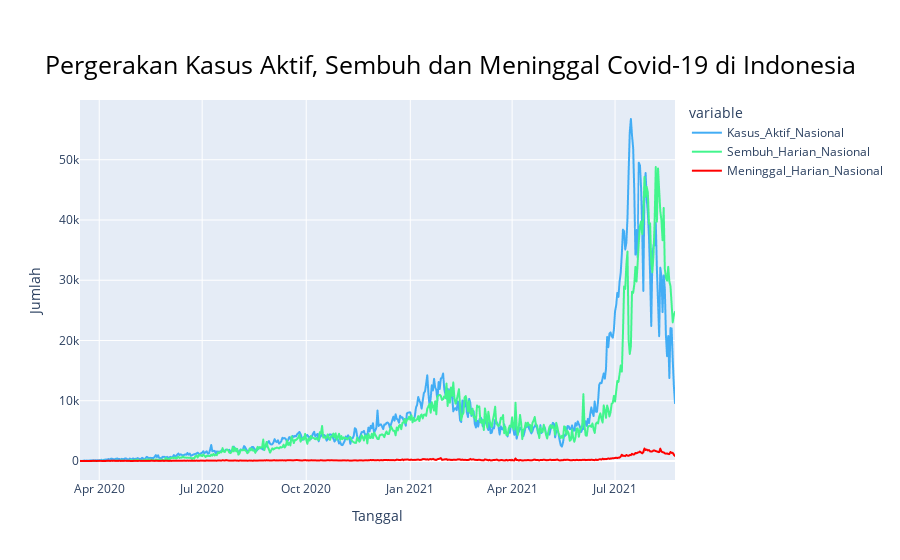

Notebook cell for this chart:
### Code cell
# fig,ax=plt.subplots(figsize=(16,6))

# daily_cases['Kasus_Aktif_Nasional'].plot(kind='line',ax=ax,label='Kasus Harian')
# daily_cases['Sembuh_Harian_Nasional'].plot(kind='line',ax=ax,label='Sembuh Harian')
# daily_cases['Meninggal_Harian_Nasional'].plot(kind='line',ax=ax,label='Kematian Harian')
# ax.set_xlabel('Tanggal')
# ax.set_title('Pergerakan Kasus Aktif, Sembuh dan Meninggal Covid-19 di Indonesia')
# ax.legend()




fig = px.line(daily_cases,x= daily_cases.index ,y=['Kasus_Aktif_Nasional', 'Sembuh_Harian_Nasional', 'Meninggal_Harian_Nasional'],
             labels= {"value" : "Jumlah" ,
                     "Date": "Tanggal"},
              title="Pergerakan Kasus Aktif, Sembuh dan Meninggal Covid-19 di Indonesia",
               color_discrete_map={
                 "Kasus_Aktif_Nasional": "#42adf5",
                 "Sembuh_Harian_Nasional": "#42f58d",
               "Meninggal_Harian_Nasional": "red"})

fig.update_layout(
    title_font_color="black",
    title_font_size=25,
    title={'y':0.9,'x':0.5})



# legend_name = ["Kasus Harian", "Sembuh Harian", "Meninggal Harian"]

# for idx, name in enumerate(legend_name):
#     fig.data[idx].name = name
#     fig.data[idx].hovertemplate = name
    
    
fig.show()

### Figure 1 — Plotly figure (JSON) as saved in the notebook; plotly's stock layout.template omitted (floating-point values rounded to 4 significant figures; data arrays with more than 128 entries replaced by an {"elided": "..."} marker saying what was removed)
{"data": [{"hovertemplate": "variable=Kasus_Aktif_Nasional<br>Tanggal=%{x}<br>Jumlah=%{y}<extra></extra>", "legendgroup": "Kasus_Aktif_Nasional", "line": {"color": "#42adf5", "dash": "solid"}, "mode": "lines", "name": "Kasus_Aktif_Nasional", "showlegend": true, "type": "scattergl", "x": {"elided": "527 str values"}, "xaxis": "x", "y": {"elided": "527 int values"}, "yaxis": "y"}, {"hovertemplate": "variable=Sembuh_Harian_Nasional<br>Tanggal=%{x}<br>Jumlah=%{y}<extra></extra>", "legendgroup": "Sembuh_Harian_Nasional", "line": {"color": "#42f58d", "dash": "solid"}, "mode": "lines", "name": "Sembuh_Harian_Nasional", "showlegend": true, "type": "scattergl", "x": {"elided": "527 str values"}, "xaxis": "x", "y": {"elided": "527 int values"}, "yaxis": "y"}, {"hovertemplate": "variable=Meninggal_Harian_Nasional<br>Tanggal=%{x}<br>Jumlah=%{y}<extra></extra>", "legendgroup": "Meninggal_Harian_Nasional", "line": {"color": "red", "dash": "solid"}, "mode": "lines", "name": "Meninggal_Harian_Nasional", "showlegend": true, "type": "scattergl", "x": {"elided": "527 str values"}, "xaxis": "x", "y": {"elided": "527 int values"}, "yaxis": "y"}], "layout": {"legend": {"title": {"text": "variable"}, "tracegroupgap": 0}, "title": {"font": {"color": "black", "size": 25}, "text": "Pergerakan Kasus Aktif, Sembuh dan Meninggal Covid-19 di Indonesia", "x": 0.5, "y": 0.9}, "xaxis": {"anchor": "y", "domain": [0, 1], "title": {"text": "Tanggal"}}, "yaxis": {"anchor": "x", "domain": [0, 1], "title": {"text": "Jumlah"}}}}
